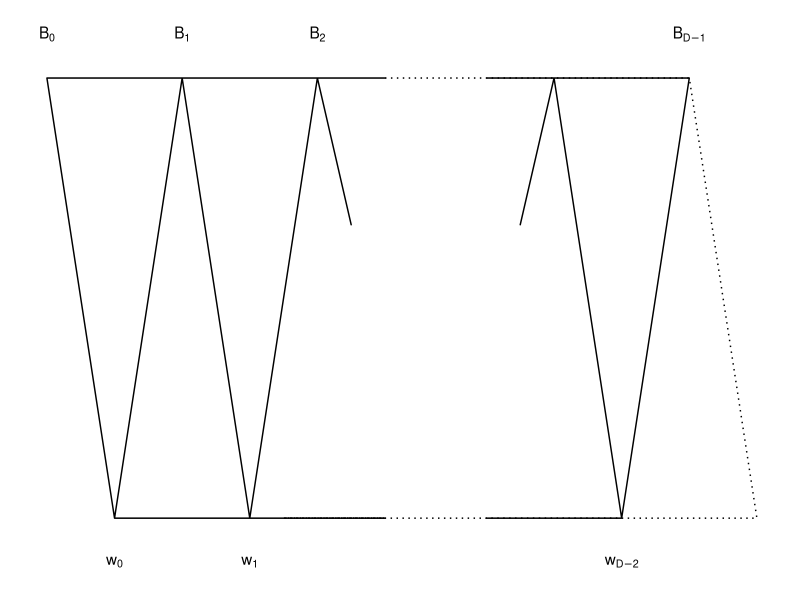
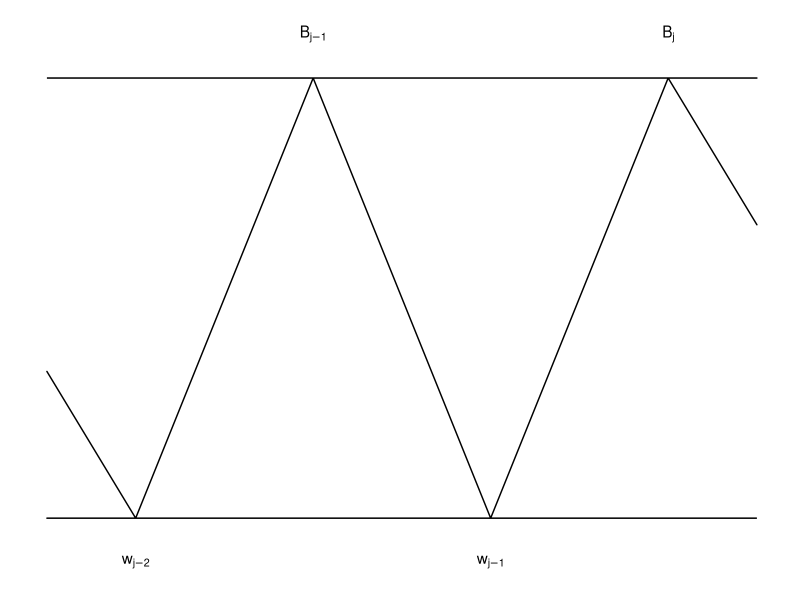

The R script that drew these images, in order:
## ---- chunk 1
library(tidyverse)
df_eg161 <- data.frame(
  lx = c(2,0,10,8,9,8,6,10,2,4,6), ly = c(0,3,3,3,2,3,0,0,0,3,0), 
  rx = c(13,15,19,17,13,17,15,14,15,14,15), ry = c(3,3,3,0,0,0,3,2,3,2,3),
  dx = c(10,13,15,19,21,17,13,10,7,10,7), dy = c(3,3,3,3,0,0,0,0,0,0,0))
ggplot(df_eg161) + 
  geom_path(aes(lx, ly)) + geom_path(aes(rx, ry)) + geom_path(aes(dx, dy), linetype = "dotted") +
  theme_bw() + theme(panel.border = element_blank(),line = element_blank(),
        text = element_blank(),
        title = element_blank()) +
  annotate("text", x=0, y = 3.3, label = "B[0]", parse=TRUE) + annotate("text", x=4, y = 3.3, label = "B[1]", parse=TRUE)  +
  annotate("text", x=8, y = 3.3, label = "B[2]", parse=TRUE) + annotate("text", x=19, y = 3.3, label = "B[D-1]", parse=TRUE) +
  annotate("text", x=2, y = -0.3, label = "w[0]", parse=TRUE) + annotate("text", x=6, y = -0.3, label = "w[1]", parse=TRUE) +
  annotate("text", x=17, y = -0.3, label = "w[D-2]", parse=TRUE) 
## ---- chunk 2
library(tidyverse)
df_eg162 <- data.frame(
  x = c(0,8,7,8,7,5,3,1,0,1,0,8), y = c(3,3,3,2,3,0,3,0,1,0,0,0))
ggplot(df_eg162) + 
  geom_path(aes(x, y)) +
  theme_bw() + theme(panel.border = element_blank(),line = element_blank(),
        text = element_blank(),
        title = element_blank()) +
  annotate("text", x=3, y = 3.3, label = "B[j-1]", parse=TRUE) + annotate("text", x=7, y = 3.3, label = "B[j]", parse=TRUE)  +
  annotate("text", x=1, y = -0.3, label = "w[j-2]", parse=TRUE) + annotate("text", x=5, y = -0.3, label = "w[j-1]", parse=TRUE)
